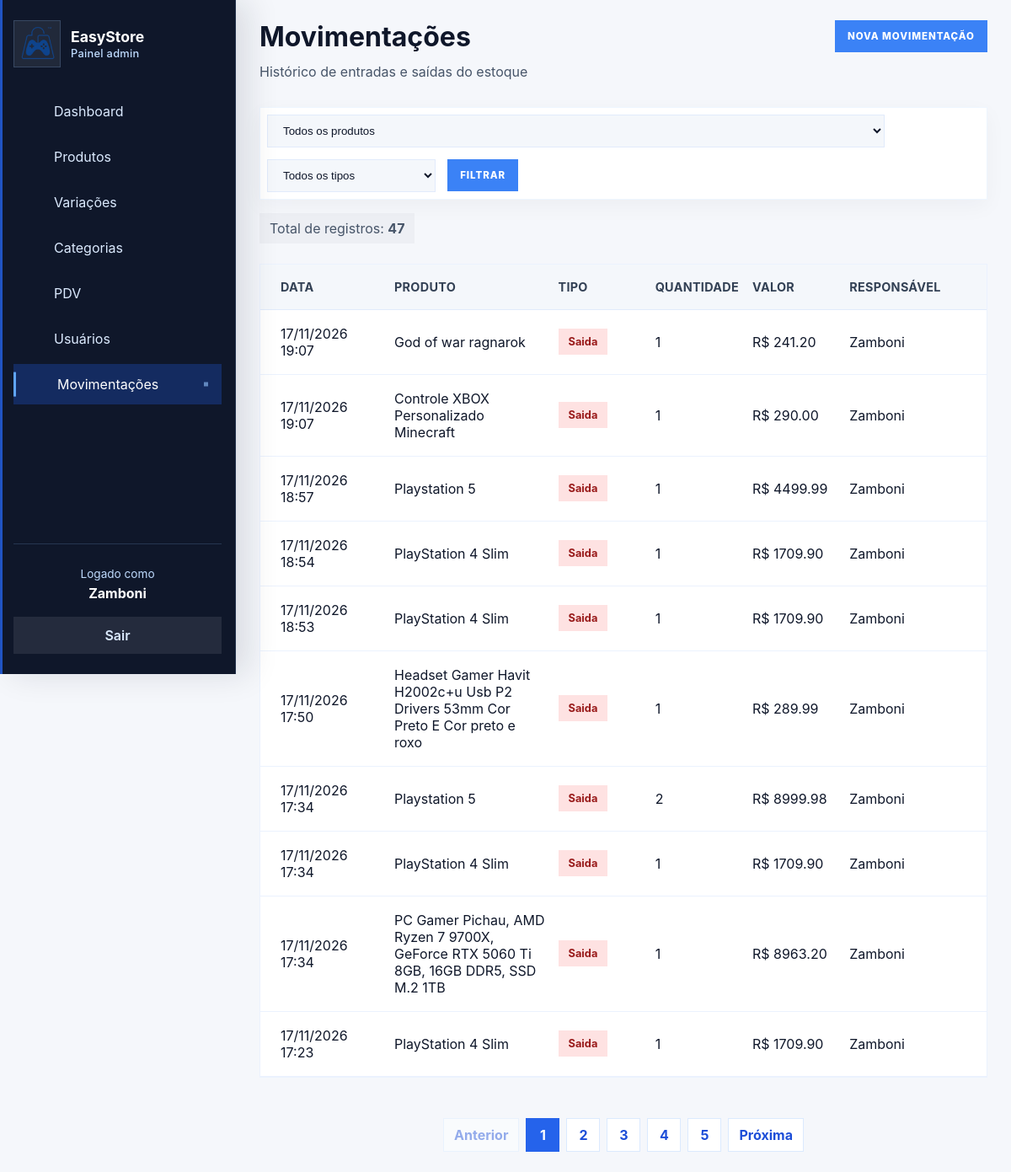
The app's page /movimentacoes/ (signed in) with its own data.
### app/models/usuario.py (models this page shows)
class Usuario(Base):
    __tablename__ = "usuarios"
    id = Column(Integer, primary_key=True, autoincrement=True)
    nome = Column(String(167), nullable=False)
    email = Column(String(167), unique=True, index=True, nullable=False)
    senha_hash = Column(String(255), nullable=False)
    role = Column(String(20), nullable=False, default="operador")
    ativo = Column(Boolean, default=True)
    criado_em = Column(DateTime, server_default=func.now())
    xp_total = Column(Integer, nullable=False, default=0)
    nivel = Column(Integer, nullable=False, default=1)
    moedas_resgate = Column(Integer, nullable=False, default=0)
    cliente_perfil = relationship(
        "Cliente",
        back_populates="usuario",
        uselist=False,
    )

### app/models/movimentacao.py (models this page shows, shortened)
class Movimentacao(Base):
    __tablename__ = "movimentacoes"
    id = Column(Integer, primary_key=True, autoincrement=True, index=True)
    tipo = Column(Enum(Tipo_de_movimentacao), nullable=False)
    quantidade = Column(Integer, nullable=False)
    preco_unitario = Column(Float, nullable=False, default=0.0)
    observacao = Column(String(255), nullable=True)
    criando_em = Column(DateTime, server_default=func.now())
    produto_id = Column(Integer, ForeignKey("produtos.id", ondelete="CASCADE"), nullable=False)
    usuario_id = Column(Integer, ForeignKey("usuarios.id", ondelete="SET NULL"), nullable=False)
    produto = relationship(
        "Produto",
        backref=backref("movimentacoes", cascade="all, delete-orphan", passive_deletes=True),
    )
    usuario = relationship("Usuario", backref="movimentacoes")

### app/models/produto.py (models this page shows, shortened)
class Produto(Base):
    __tablename__ = "produtos"
    id = Column(Integer, primary_key=True, autoincrement=True, index=True)
    nome = Column(String(167), nullable=False, index=True)
    preco = Column(Float, nullable=False, default=0.0)
    plataforma = Column(String(100), nullable=False)
    descricao = Column(String(255), nullable=True)
    estoque_atual = Column(Integer, nullable=False, default=0)
    estoque_minimo = Column(Integer, nullable=False, default=5)
    ativo = Column(Boolean, default=True)
    imagem_path = Column(String(255), nullable=True)
    categoria_id = Column(Integer, ForeignKey("categorias.id", ondelete="SET NULL"), nullable=True)
    categoria = relationship("Categoria", back_populates="produtos")
    variacoes = relationship("ProdutoVariacao", back_populates="produto", cascade="all, delete-orphan")

### app/controllers/movimentacao_controller.py (the view)
@router.get("/")
def listar_movimentacoes(
    request: Request,
    produto_id: int = 0,
    tipo: str = "",
    pagina: int = 1,
    por_pagina: int = 10,
    db: Session = Depends(get_db),
    usuario=Depends(get_admin),
):
    query = db.query(Movimentacao).order_by(Movimentacao.criando_em.desc())
    if produto_id:
        query = query.filter(Movimentacao.produto_id == produto_id)
    if tipo in {item.value for item in Tipo_de_movimentacao}:
        query = query.filter(Movimentacao.tipo == Tipo_de_movimentacao(tipo))
    total_movimentacoes = query.count()
    por_pagina = min(max(por_pagina, 1), 10)
    total_paginas = math.ceil(total_movimentacoes / por_pagina) if total_movimentacoes else 1
    pagina = min(max(pagina, 1), total_paginas)
    movimentacoes = query.offset((pagina - 1) * por_pagina).limit(por_pagina).all()
    produtos = db.query(Produto).filter(Produto.ativo == True).order_by(Produto.nome).all()
    return templates.TemplateResponse(
        request,
        "admin/movimentacoes.html",
        {
            "request": request,
            "usuario": usuario,
            "movimentacoes": movimentacoes,
            "produtos": produtos,
            "produto_id": produto_id,
            "tipo": tipo,
            "pagina": pagina,
            "por_pagina": por_pagina,
            "total_paginas": total_paginas,
            "total_movimentacoes": total_movimentacoes,
            "page_title": "Movimentações",
            "page_subtitle": "Histórico de entradas e saídas do estoque",
            "css_path": "css/movimentacoes.css",
            "active": "movimentacoes",
            "extra_button": {"href": "/movimentacoes/nova", "label": "Nova movimentação"},
        },
    )

### app/templates/admin/movimentacoes.html (shortened to what this page needs)
{% extends "admin/base.html" %}
{% block content %}
<div class="page-actions">
  <form class="search-bar" action="/movimentacoes" method="get">
    <select name="produto_id">
      <option value="0">Todos os produtos</option>
    </select>
    <select name="tipo">
      <option value="">Todos os tipos</option>
    </select>
    <button type="submit" class="btn btn-primary">Filtrar</button>
  </form>
  <span class="detail-pill">Total de registros: <strong>{{ total_movimentacoes }}</strong></span>
</div>
<div class="table-card movements-table">
  <div class="table-row header">
    <div>Data</div>
    <div>Produto</div>
    <div>Tipo</div>
    <div>Quantidade</div>
    <div>Valor</div>
    <div>Responsável</div>
  </div>
  {% for movimento in movimentacoes %}
  <div class="table-row">
    <div>{{ movimento.criando_em.strftime('%d/%m/%Y %H:%M') if movimento.criando_em else '-' }}</div>
    <div>
      <a href="/movimentacoes/produto/{{ movimento.produto_id }}">{{ movimento.produto.nome if movimento.produto else '-' }}</a>
    </div>
    <div><span class="status-badge {{ movimento.tipo.value }}">{{ movimento.tipo.value|capitalize }}</span></div>
    <div>{{ movimento.quantidade }}</div>
    <div>R$ {{ "%.2f"|format(movimento.valor_total) }}</div>
    <div>{{ movimento.usuario.nome if movimento.usuario else '-' }}</div>
  </div>
  {% else %}
  <div class="empty-state">Nenhuma movimentação encontrada.</div>
  {% endfor %}
</div>
<nav class="pagination" aria-label="Paginação de movimentações">
  <a class="pagination-link {% if pagina == 1 %}disabled{% endif %}" href="/movimentacoes?produto_id={{ produto_id }}&tipo={{ tipo }}&por_pagina={{ por_pagina }}&pagina={{ pagina - 1 }}">Anterior</a>
  {% for numero in range(1, total_paginas + 1) %}
  <a class="pagination-link {% if numero == pagina %}active{% endif %}" href="/movimentacoes?produto_id={{ produto_id }}&tipo={{ tipo }}&por_pagina={{ por_pagina }}&pagina={{ numero }}">{{ numero }}</a>
  {% endfor %}
  <a class="pagination-link {% if pagina == total_paginas %}disabled{% endif %}" href="/movimentacoes?produto_id={{ produto_id }}&tipo={{ tipo }}&por_pagina={{ por_pagina }}&pagina={{ pagina + 1 }}">Próxima</a>
</nav>
{% endblock %}

### app/templates/admin/base.html (shortened to what this page needs)
<!DOCTYPE html>
<html lang="pt-br">
<head>
  <link rel="stylesheet" href="{{ request.url_for('static', path='css/admin.css') }}?v=5">
  <link rel="stylesheet" href="{{ request.url_for('static', path='css/confirm.css') }}?v=1">
  {% if css_path and css_path != 'css/admin.css' %}
  <link rel="stylesheet" href="{{ request.url_for('static', path=css_path) }}?v={{ '8' if css_path == 'css/pos.css' else '7' }}">
  {% endif %}
  <link rel="stylesheet" href="{{ request.url_for('static', path='css/admin-theme.css') }}?v=1">
</head>
<body>
  <div class="admin-layout">
    <aside class="sidebar">
      <a href="/" class="brand-block">
        <img src="{{ request.url_for('static', path='img/logo.png') }}" alt="EasyStore" class="brand-logo">
        <div>
          <strong>EasyStore</strong>
          <span>Painel admin</span>
        </div>
      </a>
      {% if usuario %}
        {% if usuario is mapping %}
          {% set role = usuario.get('role') %}
          {% set logged_name = usuario.get('nome', usuario.get('sub', 'Usuário')) %}
        {% else %}
          {% set role = usuario.role %}
          {% set logged_name = usuario.nome if usuario.nome else 'Usuário' %}
        {% endif %}
      {% else %}
        {% set role = None %}
        {% set logged_name = 'Usuário' %}
      {% endif %}
      <nav class="sidebar-nav">
        {% if role == 'admin' %}
        <a href="/admin" class="{% if active == 'home' %}active{% endif %}"><span class="nav-label">Dashboard</span></a>
        <a href="/produtos" class="{% if active == 'produtos' %}active{% endif %}"><span class="nav-label">Produtos</span></a>
        <a href="/produtos/variacoes" class="{% if active == 'variacoes' %}active{% endif %}"><span class="nav-label">Variações</span></a>
        <a href="/categorias" class="{% if active == 'categorias' %}active{% endif %}"><span class="nav-label">Categorias</span></a>
        <a href="/admin/pos" class="{% if active == 'pos' %}active{% endif %}"><span class="nav-label">PDV</span></a>
        <a href="/usuarios" class="{% if active == 'usuarios' %}active{% endif %}"><span class="nav-label">Usuários</span></a>
        <a href="/movimentacoes" class="{% if active == 'movimentacoes' %}active{% endif %}"><span class="nav-label">Movimentações</span></a>
        {% elif role == 'operador' %}
        <a href="/pdv" class="{% if active == 'pos' %}active{% endif %}"><span class="nav-icon"></span><span class="nav-label">Ponto de Venda</span></a>
        {% endif %}
      </nav>
      <div class="sidebar-footer">
        <div class="profile-card">
          <span>Logado como</span>
          <strong>{{ logged_name }}</strong>
        </div>
        <a href="/auth/logout" class="logout-btn">Sair</a>
      </div>
    </aside>
    <main class="admin-content">
      <header class="topbar">
        <div>
          <h1>{{ page_title }}</h1>
          {% if page_subtitle %}
          <p class="subtitle">{{ page_subtitle }}</p>
          {% endif %}
        </div>
        {% if extra_button %}
        <a href="{{ extra_button.href }}" class="btn btn-primary">{{ extra_button.label }}</a>
        {% endif %}
      </header>
      <section class="page-body">
        {% block content %}{% endblock %}
      </section>
    </main>
  </div>
</body>
</html>

### app/static/css/movimentacoes.css (style rules this page uses)
.movements-table .table-row { grid-template-columns: 1.2fr 1.8fr 1fr 1fr 1fr 1.4fr; }

### records on screen
Usuario: nome "Zamboni"
Movimentacao: criando_em "17/11/2026 19:07", produto "God of war ragnarok", tipo.value "Saida", quantidade "1", valor_total "241.20", usuario "Zamboni"
Movimentacao: criando_em "17/11/2026 19:07", produto "Controle XBOX Personalizado Minecraft", tipo.value "Saida", quantidade "1", valor_total "290.00", usuario "Zamboni"
Movimentacao: criando_em "17/11/2026 18:57", produto "Playstation 5", tipo.value "Saida", quantidade "1", valor_total "4499.99", usuario "Zamboni"
Movimentacao: criando_em "17/11/2026 18:54", produto "PlayStation 4 Slim", tipo.value "Saida", quantidade "1", valor_total "1709.90", usuario "Zamboni"
Movimentacao: criando_em "17/11/2026 18:53", produto "PlayStation 4 Slim", tipo.value "Saida", quantidade "1", valor_total "1709.90", usuario "Zamboni"
Movimentacao: criando_em "17/11/2026 17:50", produto "Headset Gamer Havit H2002c+u Usb P2 Drivers 53mm Cor Preto E Cor preto e roxo", tipo.value "Saida", quantidade "1", valor_total "289.99", usuario "Zamboni"
Movimentacao: criando_em "17/11/2026 17:34", produto "Playstation 5", tipo.value "Saida", quantidade "2", valor_total "8999.98", usuario "Zamboni"
Movimentacao: criando_em "17/11/2026 17:34", produto "PlayStation 4 Slim", tipo.value "Saida", quantidade "1", valor_total "1709.90", usuario "Zamboni"
Movimentacao: criando_em "17/11/2026 17:34", produto "PC Gamer Pichau, AMD Ryzen 7 9700X, GeForce RTX 5060 Ti 8GB, 16GB DDR5, SSD M.2 1TB", tipo.value "Saida", quantidade "1", valor_total "8963.20", usuario "Zamboni"
Movimentacao: criando_em "17/11/2026 17:23", produto "PlayStation 4 Slim", tipo.value "Saida", quantidade "1", valor_total "1709.90", usuario "Zamboni"

### other values on screen
{{ page_title }} "Movimentações"
{{ page_subtitle }} "Histórico de entradas e saídas do estoque"
{{ extra_button.label }} "NOVA MOVIMENTAÇÃO"
{{ total_movimentacoes }} "47"
{{ numero }} "1" "2" "3" "4" "5"
